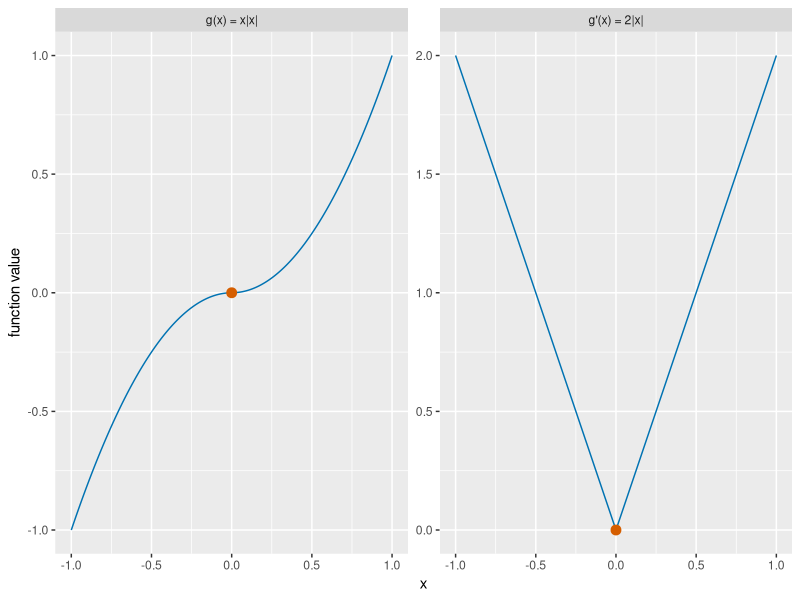

Reproduce this figure in R.
## ---- chunk 1
#| label: smooth-function-r
#| fig-alt: >-
#|   Two side-by-side plots on x from -1 to 1, each with a vermilion circle
#|   at the origin. The first, g of x equals x times the absolute value of x,
#|   is a blue curve that looks smooth, falling below zero to the left of the
#|   origin and rising above it to the right. The second, its derivative
#|   2 times the absolute value of x, is a blue V shape with a sharp corner
#|   at the origin.
#| fig-height: 3
#| fig-width: 6
sm_x_sm <- seq(-1, 1, length.out = 201)
sm_labels_sm <- c("g(x) = x|x|", "g'(x) = 2|x|")
sm_values_sm <- c(sm_x_sm * abs(sm_x_sm), 2 * abs(sm_x_sm))
sm_n_sm <- length(sm_x_sm)
sm_fn_sm <- rep(sm_labels_sm, each = sm_n_sm)
sm_fn_sm <- factor(sm_fn_sm, levels = sm_labels_sm)
sm_x_rep_sm <- rep(sm_x_sm, 2)
sm_curves_sm <- tibble::tibble(
  x = sm_x_rep_sm, value = sm_values_sm, fn = sm_fn_sm
)
sm_origin_fn_sm <- factor(sm_labels_sm, levels = sm_labels_sm)
sm_origin_sm <- tibble::tibble(x = 0, value = 0, fn = sm_origin_fn_sm)
sm_aes_sm <- ggplot2::aes(x = x, y = value)
sm_facet_sm <- ggplot2::vars(fn)
sm_curves_sm |>
  ggplot2::ggplot() +
  sm_aes_sm +
  ggplot2::geom_line(colour = "#0072B2") +
  ggplot2::geom_point(data = sm_origin_sm, colour = "#D55E00", size = 3) +
  ggplot2::facet_wrap(sm_facet_sm, scales = "free_y") +
  ggplot2::labs(x = "x", y = "function value")
